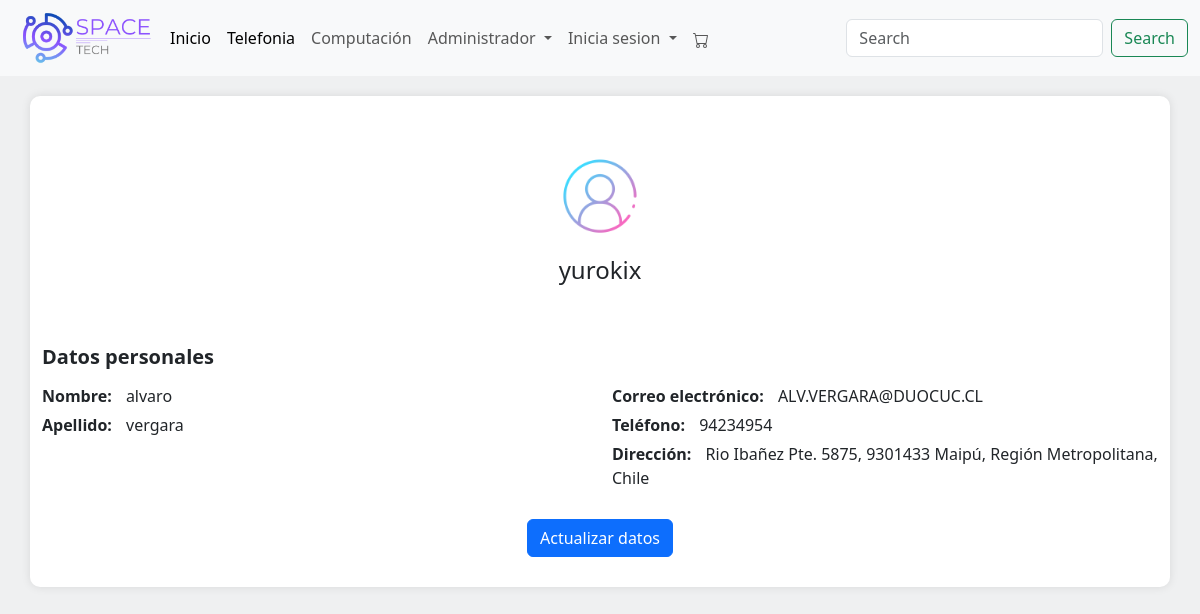
/profile/ (signed in), run on an earlier commit of the app's database.
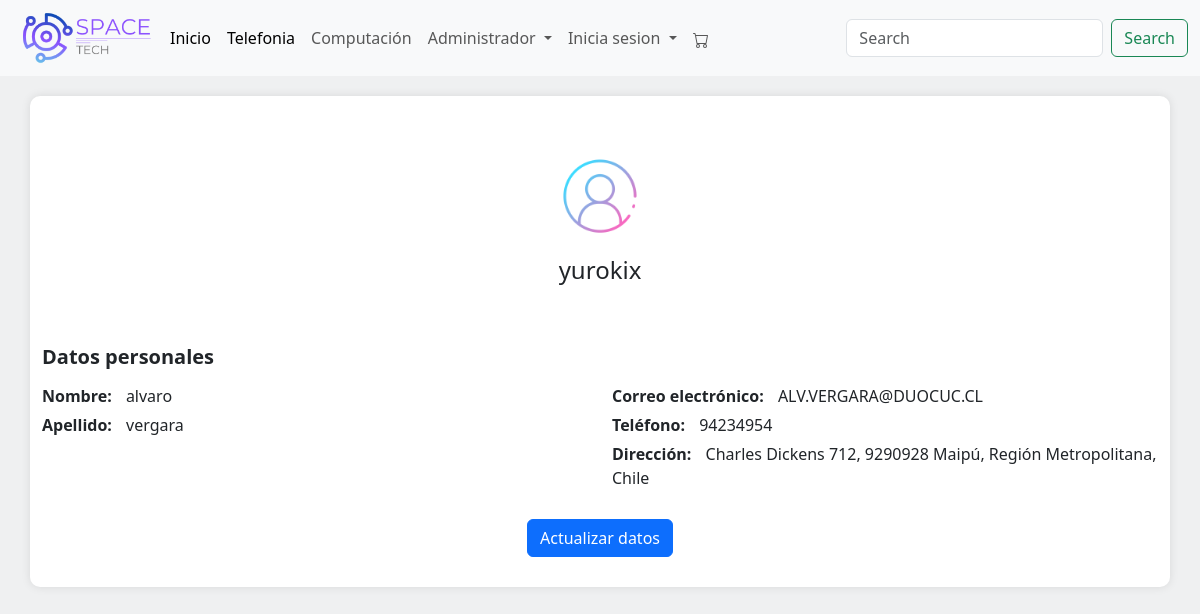
And on a later commit of the database.
### menu/models.py (models this page shows, shortened)
class Usuario(models.Model):
    nombre_usuario = models.CharField(max_length=30)
    nombre = models.CharField(max_length=30)
    apellido = models.CharField(max_length=30)
    email = models.EmailField(unique=True)
    tfno = models.CharField(max_length=8, verbose_name="Telefono")
    clave = models.CharField(max_length=30)
    confirmar_clave = models.CharField(max_length=30)
    direccion = models.CharField(max_length=255, verbose_name="Dirección", null=True, blank=True)

### menu/views.py (the view)
# urls.py: path('profile/', views.profile_view, name='profile'),
def profile_view(request):
    if request.user.is_authenticated:
        try:
            perfil_usuario = Usuario.objects.get(email=request.user.email)
        except Usuario.DoesNotExist:
            perfil_usuario = None
        return render(request, 'profile.html', {'perfil_usuario': perfil_usuario})
    else:
        return redirect('login')

### menu/context_processors.py (called while the page is built)
def carrito_items_count(request):
    if request.user.is_authenticated:
        try:
            carrito = Carrito.objects.get(usuario=request.user)
            count = CarritoItem.objects.filter(carrito=carrito).count()
        except Carrito.DoesNotExist:
            count = 0
    else:
        count = 0
    return {
        'carrito_items_count': count
    }

### menu/templates/profile.html (shortened to what this page needs)
<!DOCTYPE html>
<html lang="es">
    {% load static %}
<head>
    <link href="https://cdn.jsdelivr.net/npm/bootstrap@5.3.3/dist/css/bootstrap.min.css" rel="stylesheet">
</head>
<body style="background-color: #eff0f1;">
    {% include "plantilla/menu.html" %}
    <div class="container profile-container">
        <div class="profile-header text-center">
            <img src="{% static 'img/login.png' %}" alt="Foto del usuario" class="profile-photo">
            <h2 class="profile-title">{{ perfil_usuario.nombre_usuario }}</h2>
        </div>
        <div class="info-group">
            <h3 class="section-title">Datos personales</h3>
            <div class="row profile-info">
                <div class="col-md-6">
                    <p><strong>Nombre:</strong> {{ perfil_usuario.nombre }}</p>
                    <p><strong>Apellido:</strong> {{ perfil_usuario.apellido }}</p>
                </div>
                <div class="col-md-6">
                    <p><strong>Correo electrónico:</strong> {{ perfil_usuario.email|upper }}</p>
                    <p><strong>Teléfono:</strong> {{ perfil_usuario.tfno }}</p>
                    <p><strong>Dirección:</strong> {{ perfil_usuario.direccion }}</p>
                </div>
            </div>
        </div>
        <div class="text-center mt-4">
            <a href="{% url 'update_profile' %}" class="btn btn-primary">Actualizar datos</a>
        </div>
    </div>
</body>
</html>

What changed in the data, as far as the page shows it:
changed Usuario "yurokix": direccion "Rio Ibañez Pte. 5875, 9301433 Maipú, Región Metropolitana, Chile" → "Charles Dickens 712, 9290928 Maipú, Región Metropolitana, Chile"
